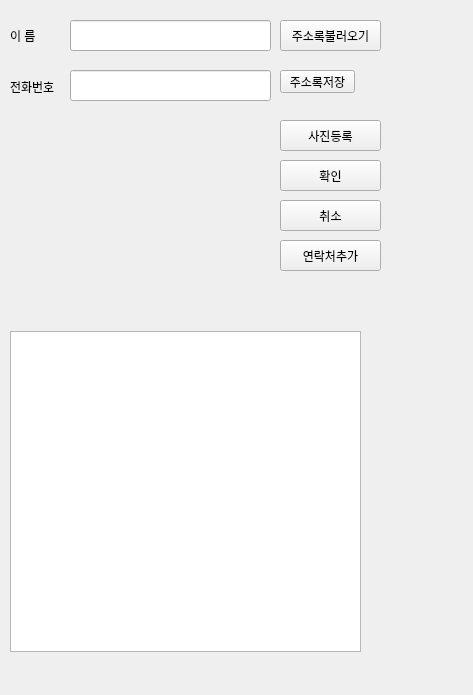
<?xml version="1.0" encoding="UTF-8"?>
<ui version="4.0">
 <class>Form</class>
 <widget class="QWidget" name="Form">
  <property name="geometry">
   <rect>
    <x>0</x>
    <y>0</y>
    <width>473</width>
    <height>695</height>
   </rect>
  </property>
  <property name="windowTitle">
   <string>Form</string>
  </property>
  <widget class="QLabel" name="name_label">
   <property name="geometry">
    <rect>
     <x>10</x>
     <y>20</y>
     <width>51</width>
     <height>31</height>
    </rect>
   </property>
   <property name="text">
    <string>이 름</string>
   </property>
  </widget>
  <widget class="QLineEdit" name="name_edit">
   <property name="geometry">
    <rect>
     <x>70</x>
     <y>20</y>
     <width>201</width>
     <height>31</height>
    </rect>
   </property>
  </widget>
  <widget class="QLabel" name="phone_label">
   <property name="geometry">
    <rect>
     <x>10</x>
     <y>71</y>
     <width>51</width>
     <height>31</height>
    </rect>
   </property>
   <property name="text">
    <string>전화번호</string>
   </property>
  </widget>
  <widget class="QLineEdit" name="number_edit">
   <property name="geometry">
    <rect>
     <x>70</x>
     <y>70</y>
     <width>201</width>
     <height>31</height>
    </rect>
   </property>
  </widget>
  <widget class="QPushButton" name="load_button">
   <property name="geometry">
    <rect>
     <x>280</x>
     <y>120</y>
     <width>101</width>
     <height>31</height>
    </rect>
   </property>
   <property name="text">
    <string>사진등록</string>
   </property>
  </widget>
  <widget class="QPushButton" name="save_button">
   <property name="geometry">
    <rect>
     <x>280</x>
     <y>70</y>
     <width>75</width>
     <height>23</height>
    </rect>
   </property>
   <property name="text">
    <string>주소록저장</string>
   </property>
  </widget>
  <widget class="QPushButton" name="load_button_2">
   <property name="geometry">
    <rect>
     <x>280</x>
     <y>20</y>
     <width>101</width>
     <height>31</height>
    </rect>
   </property>
   <property name="text">
    <string>주소록불러오기</string>
   </property>
  </widget>
  <widget class="QListView" name="contact_list_label">
   <property name="geometry">
    <rect>
     <x>10</x>
     <y>331</y>
     <width>351</width>
     <height>321</height>
    </rect>
   </property>
  </widget>
  <widget class="QLabel" name="photo_label">
   <property name="geometry">
    <rect>
     <x>10</x>
     <y>110</y>
     <width>201</width>
     <height>211</height>
    </rect>
   </property>
   <property name="text">
    <string/>
   </property>
   <property name="pixmap">
    <pixmap>이정재.png</pixmap>
   </property>
   <property name="scaledContents">
    <bool>true</bool>
   </property>
  </widget>
  <widget class="QPushButton" name="ok_button">
   <property name="geometry">
    <rect>
     <x>280</x>
     <y>160</y>
     <width>101</width>
     <height>31</height>
    </rect>
   </property>
   <property name="text">
    <string>확인</string>
   </property>
  </widget>
  <widget class="QPushButton" name="cancel_button">
   <property name="geometry">
    <rect>
     <x>280</x>
     <y>200</y>
     <width>101</width>
     <height>31</height>
    </rect>
   </property>
   <property name="text">
    <string>취소</string>
   </property>
  </widget>
  <widget class="QPushButton" name="add_button">
   <property name="geometry">
    <rect>
     <x>280</x>
     <y>240</y>
     <width>101</width>
     <height>31</height>
    </rect>
   </property>
   <property name="text">
    <string>연락처추가</string>
   </property>
  </widget>
 </widget>
 <resources/>
 <connections/>
</ui>
